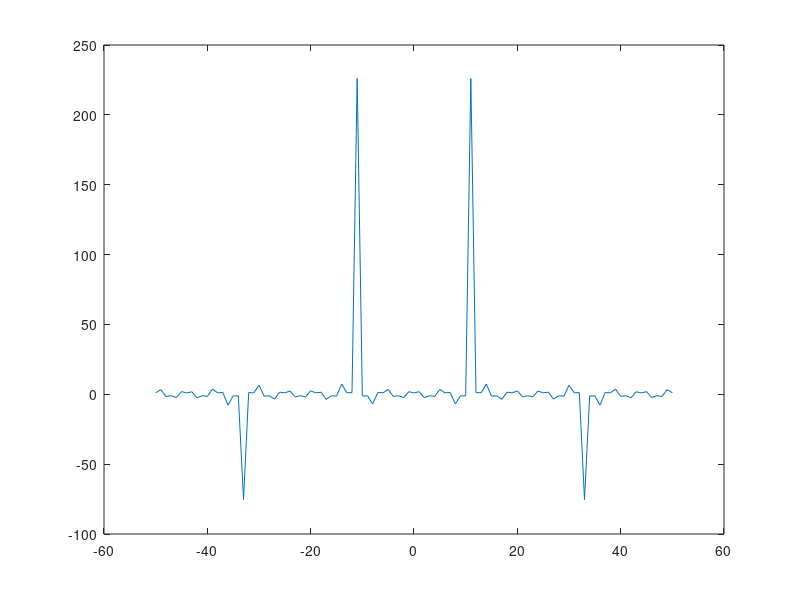

The MATLAB script that drew this image:
%Octave Scrpt
% Title         :Funcines trscendentes:trigonometricas, logaritmicas
% Author        :Maria Guadalupe Martinez Santiago  
%Date           :202123638
%Version        :1
%Usage          :octave>/phat/Funcion10
%Notes          :Requiere aplicacion de octave para la ejecucion y graficacion 
disp('BIYECTIVA')
%Dominio de funcion
x=-50:1:50;
%Funcion
fx=sec(x);
%Plotear funcion
plot(x,fx);